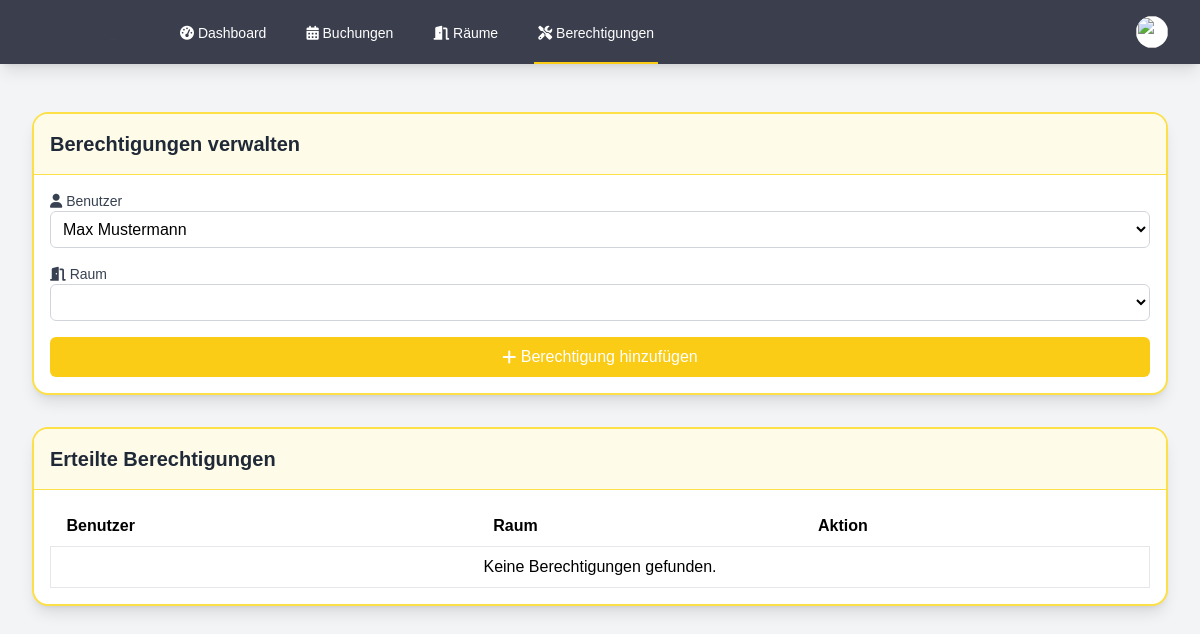
/admin_permissions.php (signed in), run on an earlier commit of the app's database.
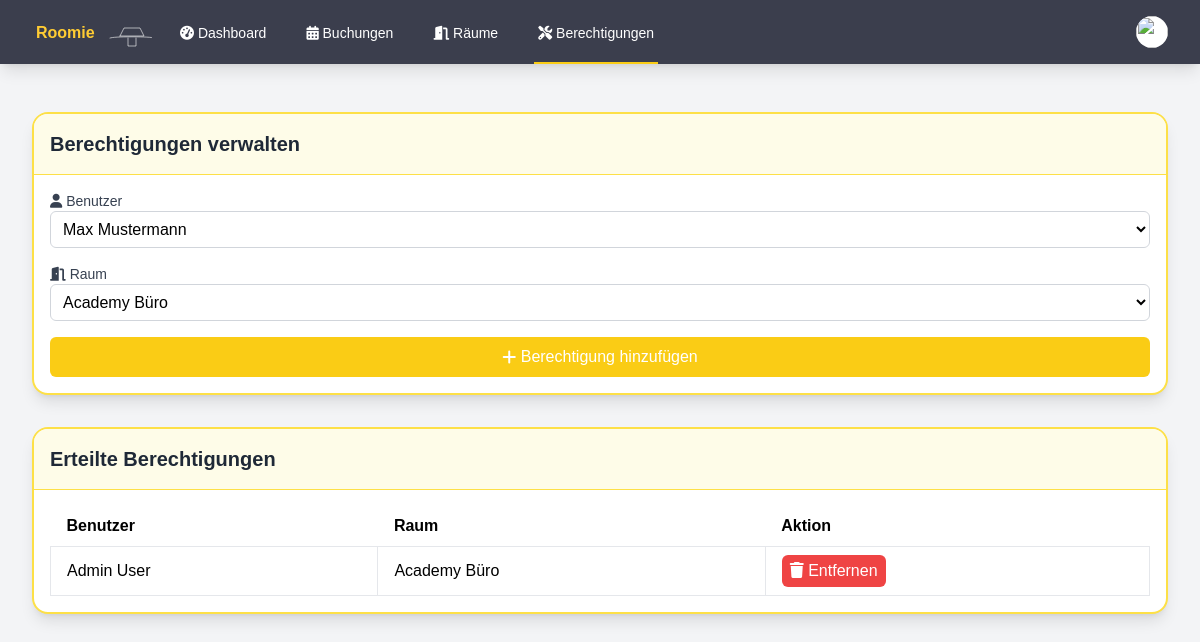
And on a later commit of the database.
### tables this page shows
CREATE TABLE permissions (
    id INTEGER PRIMARY KEY AUTOINCREMENT,
    user_id INTEGER,
    room_id INTEGER,
    FOREIGN KEY (user_id) REFERENCES users(id),
    FOREIGN KEY (room_id) REFERENCES rooms(id)
);

### admin_permissions.php (the view, shortened to what this page needs)
<?php
require_once 'auth.php';
try {
    $db = new PDO('sqlite:roomie.db');
    $db->setAttribute(PDO::ATTR_ERRMODE, PDO::ERRMODE_EXCEPTION);
} catch (PDOException $e) {
    $_SESSION['error'] = "Fehler bei der Berechtigungsverwaltung: " . $e->getMessage();
}
$users = $db->query('SELECT id, name FROM users')->fetchAll(PDO::FETCH_ASSOC);
$rooms = $db->query("SELECT id, name FROM rooms WHERE type IN ('spez-abt-buero', 'fk-office')")->fetchAll(PDO::FETCH_ASSOC);
$permissions = $db->query("
    SELECT permissions.id, users.name AS user_name, rooms.name AS room_name
    FROM permissions
    JOIN users ON permissions.user_id = users.id
    JOIN rooms ON permissions.room_id = rooms.id
")->fetchAll(PDO::FETCH_ASSOC);
?>
<!DOCTYPE html>
<html lang="de">
<head>
    <script src="https://cdn.tailwindcss.com"></script>
    <link rel="stylesheet" href="https://cdnjs.cloudflare.com/ajax/libs/font-awesome/6.1.1/css/all.min.css">
    <link rel="stylesheet" href="styles.css">
</head>
<body class="bg-gray-100" x-data>
    <nav class="bg-custom-nav shadow-lg" x-data="{ open: false }">
        <div class="max-w-7xl mx-auto px-4 sm:px-6 lg:px-8">
            <div class="flex justify-between h-16">
                <div class="flex">
                    <div class="flex-shrink-0 flex items-center">
                        <a href="index.php">
                            <img class="h-8 w-auto" src="test.svg" alt="Roomie Logo">
                        </a>
                    </div>
                    <div class="hidden sm:ml-6 sm:flex sm:space-x-8">
                        <a href="index.php" class="inline-flex items-center px-1 pt-1 border-b-2 text-sm font-medium text-white border-transparent">
                            <i class="fas fa-tachometer-alt"></i>&nbsp;Dashboard
                        </a>
                        <a href="bookings.php" class="inline-flex items-center px-1 pt-1 border-b-2 text-sm font-medium text-white border-transparent">
                            <i class="fas fa-calendar-alt"></i>&nbsp;Buchungen
                        </a>
                        <a href="rooms.php" class="inline-flex items-center px-1 pt-1 border-b-2 text-sm font-medium text-white border-transparent">
                            <i class="fas fa-door-open"></i>&nbsp;Räume
                        </a>
                        <a href="admin_permissions.php" class="inline-flex items-center px-1 pt-1 border-b-2 text-sm font-medium text-white border-yellow-400">
                            <i class="fas fa-tools"></i>&nbsp;Berechtigungen
                        </a>
                    </div>
                </div>
                <div class="hidden sm:ml-6 sm:flex sm:items-center">
                    <div class="ml-3 relative" x-data="{ open: false }">
                        <div>
                            <button @click="open = !open" class="bg-white rounded-full flex text-sm focus:outline-none focus:ring-2 focus:ring-offset-2 focus:ring-yellow-500" id="user-menu" aria-haspopup="true" x-bind:aria-expanded="open">
                                <img class="h-8 w-8 rounded-full" src="<?php echo !empty($_SESSION['user_profile_image']) ? 'uploads/' . htmlspecialchars($_SESSION['user_profile_image']) : 'https://images.unsplash.com/photo-1472099645785-5658abf4ff4e?ixlib=rb-1.2.1&ixid=eyJhcHBfaWQiOjEyMDd9&auto=format&fit=facearea&facepad=2&w=256&h=256&q=80'; ?>" alt="">
                            </button>
                        </div>
                    </div>
                </div>
            </div>
        </div>
    </nav>
    <div class="max-w-7xl mx-auto py-6 sm:px-6 lg:px-8">
        <div class="px-4 py-6 sm:px-0">
            <div class="bg-white shadow-lg rounded-2xl overflow-hidden border-2 border-yellow-300 mb-8">
                <div class="flex flex-row items-center justify-between p-4 bg-yellow-50 text-gray-800 border-b border-yellow-300">
                    <h2 class="text-xl font-semibold">Berechtigungen verwalten</h2>
                </div>
                <div class="p-4">
                    <form method="POST" class="space-y-4">
                        <div>
                            <label for="user_id" class="block text-sm font-medium text-gray-700"><i class="fas fa-user"></i>&nbsp;Benutzer</label>
                            <select id="user_id" name="user_id" class="w-full bg-white border border-gray-300 rounded-md p-2">
                                <?php foreach ($users as $user) : ?>
                                    <option value="<?php echo $user['id']; ?>"><?php echo htmlspecialchars($user['name']); ?></option>
                                <?php endforeach; ?>
                            </select>
                        </div>
                        <div>
                            <label for="room_id" class="block text-sm font-medium text-gray-700"><i class="fas fa-door-open"></i>&nbsp;Raum</label>
                            <select id="room_id" name="room_id" class="w-full bg-white border border-gray-300 rounded-md p-2">
                                <?php foreach ($rooms as $room) : ?>
                                    <option value="<?php echo $room['id']; ?>"><?php echo htmlspecialchars($room['name']); ?></option>
                                <?php endforeach; ?>
                            </select>
                        </div>
                        <button type="submit" name="add_permission" class="w-full bg-yellow-400 hover:bg-yellow-500 text-white rounded-md p-2 transition-colors duration-200 flex items-center justify-center">
                            <i class="fas fa-plus"></i>&nbsp;Berechtigung hinzufügen
                        </button>
                    </form>
                </div>
            </div>
            <div class="bg-white shadow-lg rounded-2xl overflow-hidden border-2 border-yellow-300">
                <div class="flex flex-row items-center justify-between p-4 bg-yellow-50 text-gray-800 border-b border-yellow-300">
                    <h2 class="text-xl font-semibold">Erteilte Berechtigungen</h2>
                </div>
                <div class="p-4">
                    <table class="min-w-full bg-white">
                        <thead>
                            <tr>
                                <th class="py-2 text-left px-4">Benutzer</th>
                                <th class="py-2 text-left px-4">Raum</th>
                                <th class="py-2 text-left px-4">Aktion</th>
                            </tr>
                        </thead>
                        <tbody>
                            <?php foreach ($permissions as $permission) : ?>
                                <tr>
                                    <td class="border px-4 py-2"><?php echo htmlspecialchars($permission['user_name']); ?></td>
                                    <td class="border px-4 py-2"><?php echo htmlspecialchars($permission['room_name']); ?></td>
                                    <td class="border px-4 py-2">
                                        <form method="POST" style="display: inline;">
                                            <button type="submit" name="remove_permission" class="bg-red-500 hover:bg-red-600 text-white rounded-md px-2 py-1">
                                                <i class="fas fa-trash"></i>&nbsp;Entfernen
                                            </button>
                                        </form>
                                    </td>
                                </tr>
                            <?php endforeach; ?>
                            <?php if (empty($permissions)) : ?>
                                <tr>
                                    <td colspan="3" class="border px-4 py-2 text-center">Keine Berechtigungen gefunden.</td>
                                </tr>
                            <?php endif; ?>
                        </tbody>
                    </table>
                </div>
            </div>
        </div>
    </div>
</body>
</html>

### styles.css (style rules this page uses)
.mb-8 { margin-bottom: 2rem; }
body { font-family: 'Source Sans 3', sans-serif; }
.bg-custom-nav { background-color: #3b3e4d; }

What changed in the data, as far as the page shows it:
added permissions: user_name "Admin User", room_name "Academy Büro"
Also different on the page:
form field room_id: (not shown) → "Academy Büro"
text no longer shown: "Keine Berechtigungen gefunden."
